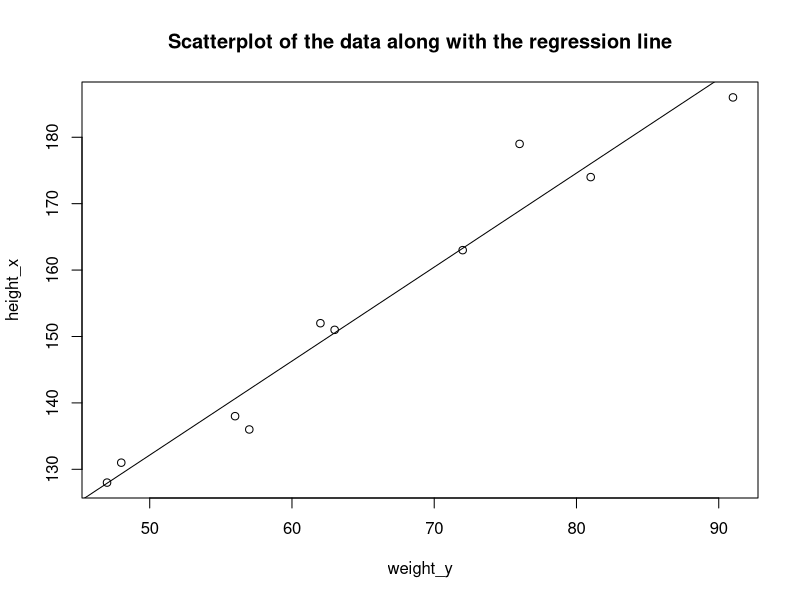

Source code (R):
height_x=c(151,174,138,186,128,136,179,163,152,131)
weight_y=c(63,81,56,91,47,57,76,72,62,48)
relation <- lm(weight_y~height_x)
summary(relation)
resid(relation)
predict(relation)
a=data.frame(height_x=170)
b=data.frame(height_x=180)
result_a=predict(relation,a)
result_b=predict(relation,b)
result_a
result_b
plot(weight_y,height_x,main="Scatterplot of the data along with the regression line",abline(lm(height_x ~ weight_y)))